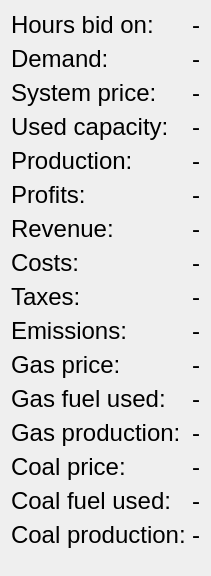
                        <widget class="QWidget" name="scrollAreaWidgetContents_4">
                         <property name="geometry">
                          <rect>
                           <x>0</x>
                           <y>0</y>
                           <width>209</width>
                           <height>576</height>
                          </rect>
                         </property>
                         <layout class="QVBoxLayout" name="verticalLayout_33">
                          <item>
                           <layout class="QHBoxLayout" name="info_round_results_horizontalLayout_general">
                            <property name="bottomMargin">
                             <number>0</number>
                            </property>
                            <item>
                             <layout class="QFormLayout" name="formLayout_11">
                              <item row="0" column="0">
                               <widget class="QLabel" name="label_39">
                                <property name="font">
                                 <font>
                                  <pointsize>18</pointsize>
                                 </font>
                                </property>
                                <property name="text">
                                 <string>Hours bid on:</string>
                                </property>
                               </widget>
                              </item>
                              <item row="0" column="1">
                               <widget class="QLabel" name="round_results_label_hours_bid_on">
                                <property name="font">
                                 <font>
                                  <pointsize>18</pointsize>
                                 </font>
                                </property>
                                <property name="text">
                                 <string>-</string>
                                </property>
                               </widget>
                              </item>
                              <item row="2" column="0">
                               <widget class="QLabel" name="label_68">
                                <property name="font">
                                 <font>
                                  <pointsize>18</pointsize>
                                 </font>
                                </property>
                                <property name="text">
                                 <string>System price:</string>
                                </property>
                               </widget>
                              </item>
                              <item row="2" column="1">
                               <widget class="QLabel" name="round_results_label_system_price">
                                <property name="font">
                                 <font>
                                  <pointsize>18</pointsize>
                                 </font>
                                </property>
                                <property name="text">
                                 <string>-</string>
                                </property>
                               </widget>
                              </item>
                              <item row="3" column="0">
                               <widget class="QLabel" name="label_110">
                                <property name="font">
                                 <font>
                                  <pointsize>18</pointsize>
                                 </font>
                                </property>
                                <property name="text">
                                 <string>Used capacity:</string>
                                </property>
                               </widget>
                              </item>
                              <item row="3" column="1">
                               <widget class="QLabel" name="round_results_label_used_capacity">
                                <property name="font">
                                 <font>
                                  <pointsize>18</pointsize>
                                 </font>
                                </property>
                                <property name="text">
                                 <string>-</string>
                                </property>
                               </widget>
                              </item>
                              <item row="4" column="0">
                               <widget class="QLabel" name="label_85">
                                <property name="font">
                                 <font>
                                  <pointsize>18</pointsize>
                                 </font>
                                </property>
                                <property name="text">
                                 <string>Production:</string>
                                </property>
                               </widget>
                              </item>
                              <item row="4" column="1">
                               <widget class="QLabel" name="round_results_label_production">
                                <property name="font">
                                 <font>
                                  <pointsize>18</pointsize>
                                 </font>
                                </property>
                                <property name="text">
                                 <string>-</string>
                                </property>
                               </widget>
                              </item>
                              <item row="5" column="0">
                               <widget class="QLabel" name="label_84">
                                <property name="font">
                                 <font>
                                  <pointsize>18</pointsize>
                                 </font>
                                </property>
                                <property name="text">
                                 <string>Profits:</string>
                                </property>
                               </widget>
                              </item>
                              <item row="5" column="1">
                               <widget class="QLabel" name="round_results_label_profits">
                                <property name="font">
                                 <font>
                                  <pointsize>18</pointsize>
                                 </font>
                                </property>
                                <property name="text">
                                 <string>-</string>
                                </property>
                               </widget>
                              </item>
                              <item row="6" column="0">
                               <widget class="QLabel" name="label_87">
                                <property name="font">
                                 <font>
                                  <pointsize>18</pointsize>
                                 </font>
                                </property>
                                <property name="text">
                                 <string>Revenue:</string>
                                </property>
                               </widget>
                              </item>
                              <item row="6" column="1">
                               <widget class="QLabel" name="round_results_label_revenue">
                                <property name="font">
                                 <font>
                                  <pointsize>18</pointsize>
                                 </font>
                                </property>
                                <property name="text">
                                 <string>-</string>
                                </property>
                               </widget>
                              </item>
                              <item row="7" column="0">
                               <widget class="QLabel" name="label_86">
                                <property name="font">
                                 <font>
                                  <pointsize>18</pointsize>
                                 </font>
                                </property>
                                <property name="text">
                                 <string>Costs:</string>
                                </property>
                               </widget>
                              </item>
                              <item row="7" column="1">
                               <widget class="QLabel" name="round_results_label_costs">
                                <property name="font">
                                 <font>
                                  <pointsize>18</pointsize>
                                 </font>
                                </property>
                                <property name="text">
                                 <string>-</string>
                                </property>
                               </widget>
                              </item>
                              <item row="8" column="0">
                               <widget class="QLabel" name="label_106">
                                <property name="font">
                                 <font>
                                  <pointsize>18</pointsize>
                                 </font>
                                </property>
                                <property name="text">
                                 <string>Taxes:</string>
                                </property>
                               </widget>
                              </item>
                              <item row="8" column="1">
                               <widget class="QLabel" name="round_results_label_taxes">
                                <property name="font">
                                 <font>
                                  <pointsize>18</pointsize>
                                 </font>
                                </property>
                                <property name="text">
                                 <string>-</string>
                                </property>
                               </widget>
                              </item>
                              <item row="9" column="0">
                               <widget class="QLabel" name="label_89">
                                <property name="font">
                                 <font>
                                  <pointsize>18</pointsize>
                                 </font>
                                </property>
                                <property name="text">
                                 <string>Emissions:</string>
                                </property>
                               </widget>
                              </item>
                              <item row="9" column="1">
                               <widget class="QLabel" name="round_results_label_emissions">
                                <property name="font">
                                 <font>
                                  <pointsize>18</pointsize>
                                 </font>
                                </property>
                                <property name="text">
                                 <string>-</string>
                                </property>
                               </widget>
                              </item>
                              <item row="10" column="0">
                               <widget class="QLabel" name="label_88">
                                <property name="font">
                                 <font>
                                  <pointsize>18</pointsize>
                                 </font>
                                </property>
                                <property name="text">
                                 <string>Gas price:</string>
                                </property>
                               </widget>
                              </item>
                              <item row="10" column="1">
                               <widget class="QLabel" name="round_results_label_gas_price">
                                <property name="font">
                                 <font>
                                  <pointsize>18</pointsize>
                                 </font>
                                </property>
                                <property name="text">
                                 <string>-</string>
                                </property>
                               </widget>
                              </item>
                              <item row="11" column="0">
                               <widget class="QLabel" name="label_74">
                                <property name="font">
                                 <font>
                                  <pointsize>18</pointsize>
                                 </font>
                                </property>
                                <property name="text">
                                 <string>Gas fuel used:</string>
                                </property>
                               </widget>
                              </item>
                              <item row="12" column="0">
                               <widget class="QLabel" name="label_73">
                                <property name="font">
                                 <font>
                                  <pointsize>18</pointsize>
                                 </font>
                                </property>
                                <property name="text">
                                 <string>Gas production:</string>
                                </property>
                               </widget>
                              </item>
                              <item row="13" column="0">
                               <widget class="QLabel" name="label_70">
                                <property name="font">
                                 <font>
                                  <pointsize>18</pointsize>
                                 </font>
                                </property>
                                <property name="text">
                                 <string>Coal price:</string>
                                </property>
                               </widget>
                              </item>
                              <item row="14" column="0">
                               <widget class="QLabel" name="label_114">
                                <property name="font">
                                 <font>
                                  <pointsize>18</pointsize>
                                 </font>
                                </property>
                                <property name="text">
                                 <string>Coal fuel used:</string>
                                </property>
                               </widget>
                              </item>
                              <item row="15" column="0">
                               <widget class="QLabel" name="label_115">
                                <property name="font">
                                 <font>
                                  <pointsize>18</pointsize>
                                 </font>
                                </property>
                                <property name="text">
                                 <string>Coal production:</string>
                                </property>
                               </widget>
                              </item>
                              <item row="15" column="1">
                               <widget class="QLabel" name="round_results_label_coal_production">
                                <property name="font">
                                 <font>
                                  <pointsize>18</pointsize>
                                 </font>
                                </property>
                                <property name="text">
                                 <string>-</string>
                                </property>
                               </widget>
                              </item>
                              <item row="12" column="1">
                               <widget class="QLabel" name="round_results_label_gas_production">
                                <property name="font">
                                 <font>
                                  <pointsize>18</pointsize>
                                 </font>
                                </property>
                                <property name="text">
                                 <string>-</string>
                                </property>
                               </widget>
                              </item>
                              <item row="13" column="1">
                               <widget class="QLabel" name="round_results_label_coal_price">
                                <property name="font">
                                 <font>
                                  <pointsize>18</pointsize>
                                 </font>
                                </property>
                                <property name="text">
                                 <string>-</string>
                                </property>
                               </widget>
                              </item>
                              <item row="11" column="1">
                               <widget class="QLabel" name="round_results_label_gas_fuel">
                                <property name="font">
                                 <font>
                                  <pointsize>18</pointsize>
                                 </font>
                                </property>
                                <property name="text">
                                 <string>-</string>
                                </property>
                               </widget>
                              </item>
                              <item row="14" column="1">
                               <widget class="QLabel" name="round_results_label_coal_fuel">
                                <property name="font">
                                 <font>
                                  <pointsize>18</pointsize>
                                 </font>
                                </property>
                                <property name="text">
                                 <string>-</string>
                                </property>
                               </widget>
                              </item>
                              <item row="1" column="0">
                               <widget class="QLabel" name="label_71">
                                <property name="font">
                                 <font>
                                  <pointsize>18</pointsize>
                                 </font>
                                </property>
                                <property name="text">
                                 <string>Demand:</string>
                                </property>
                               </widget>
                              </item>
                              <item row="1" column="1">
                               <widget class="QLabel" name="round_results_label_demand">
                                <property name="font">
                                 <font>
                                  <pointsize>18</pointsize>
                                 </font>
                                </property>
                                <property name="text">
                                 <string>-</string>
                                </property>
                               </widget>
                              </item>
                             </layout>
                            </item>
                           </layout>
                          </item>
                         </layout>
                        </widget>
